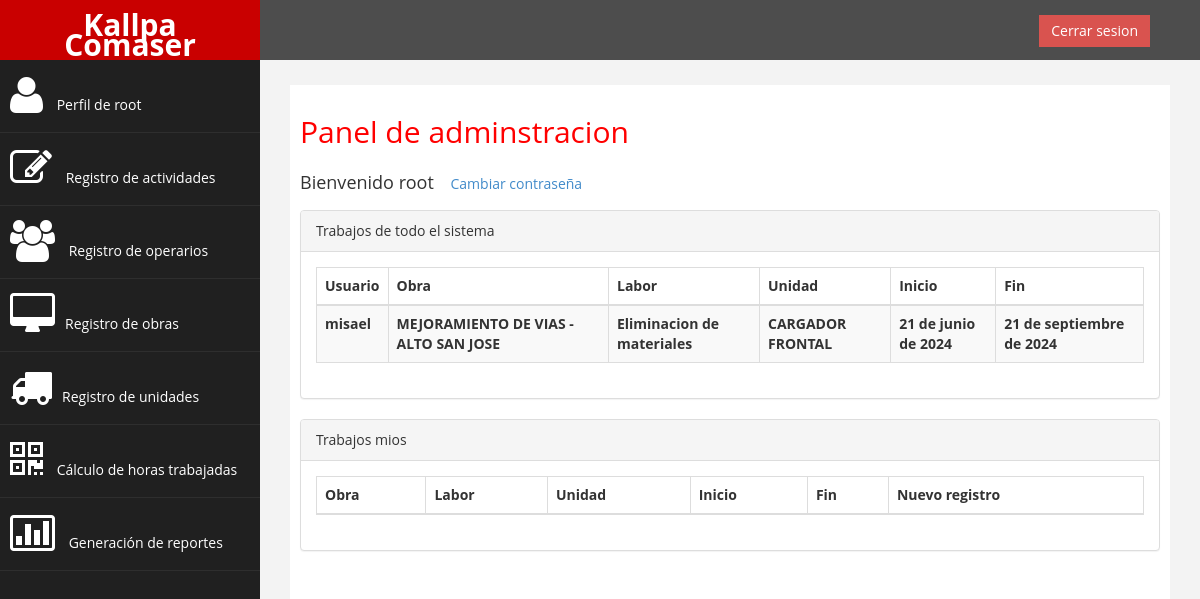
The app's page / (signed in) with its own data.
### sistemaLogeo/models.py (models this page shows, shortened)
class TRABAJO(models.Model):
    CodTra = models.AutoField(primary_key=True)
    CodLab = models.ForeignKey(LABOR, on_delete=models.CASCADE, db_column='CodLab')
    CodObra = models.ForeignKey(OBRA, related_name='trabajos', on_delete=models.CASCADE, db_column='CodObra')
    FecIni = models.DateField()
    FecFin = models.DateField()
    class Meta:
        constraints = [
            models.UniqueConstraint(fields=['CodLab', 'CodObra'], name='unique_CodLab_CodObra')
        ]

class LABOR(models.Model):
    CodLab = models.AutoField(primary_key=True)
    CodUsu = models.ForeignKey(User, on_delete=models.CASCADE, db_column='CodUsu')
    CodUni = models.ForeignKey(UNIDAD, related_name="labores", on_delete=models.CASCADE, db_column='CodUni')
    LabDes = models.CharField(max_length=60)
    class Meta:
        constraints = [
            models.UniqueConstraint(fields=['CodUsu', 'CodUni'], name='unique_codusu_coduni')
        ]

class OBRA(models.Model):
    CodObra = models.AutoField(primary_key=True)
    NomObra = models.CharField(max_length=60)
    NomCon = models.CharField(max_length=60)
    HorMin = models.IntegerField(null=False)

class UNIDAD(models.Model):
    CodUni = models.CharField(max_length=60, primary_key=True)
    NomUni = models.CharField(max_length=60)
    ModUni = models.CharField(max_length=60)
    PreHor = models.DecimalField(max_digits=10, decimal_places=2)
    HorUni = models.DecimalField(max_digits=10, decimal_places=2)

### sistemaLogeo/views.py (the view)
# urls.py: path('', index, name="index"),
@login_required
def index(request):
    user = request.user
    alert = False
    labores_usuario = LABOR.objects.filter(CodUsu=user)
    trabajos_asignados = TRABAJO.objects.filter(CodLab__in=labores_usuario)
    if user.is_superuser and user.is_staff:
        trabajos = TRABAJO.objects.all()
        return render(request, 'panelAdmin.html', {'alerta': alert,'trabajos': trabajos,'trabajos_asignados':trabajos_asignados})
    else:
        alert = True
        return render(request, 'panelUser.html', {'alerta': alert,'trabajos_asignados':trabajos_asignados})

### sistemaLogeo/templates/panelAdmin.html (shortened to what this page needs)
{% extends "base.html" %}
{% block content %}
<div class="row">
    <div class="col-md-12">
        <h2>Panel de adminstracion </h2>
        <h4>Bienvenido {{ user.username }} <a href="{% url 'cambiar_password'%}" class="btn square-btn-adjust">Cambiar
                contraseña</a> </h4>
    </div>
    <div class="col-md-12 col-sm-12 col-xs-12">
        <div class="panel panel-default">
            <div class="panel-heading">
                Trabajos de todo el sistema
            </div>
            <div class="panel-body">
                <div class="table-responsive">
                    <table class="table table-striped table-bordered table-hover">
                        <thead>
                            <tr>
                                <th>Usuario </th>
                                <th>Obra </th>
                                <th>Labor </th>
                                <th>Unidad </th>
                                <th>Inicio </th>
                                <th>Fin </th>
                            </tr>
                        </thead>
                        <tbody>
                            {% for trabajo in trabajos %}
                            <tr>
                                <th>{{ trabajo.CodLab.CodUsu.username }}</th>
                                <th>{{ trabajo.CodObra.NomObra }}</th>
                                <th>{{ trabajo.CodLab.LabDes }}</th>
                                <th>{{ trabajo.CodLab.CodUni.NomUni }}</th>
                                <th>{{ trabajo.FecIni }}</th>
                                <th>{{ trabajo.FecFin }}</th>
                            {% endfor %}
                        </tbody>
                    </table>
                </div>
            </div>
        </div>
    </div>
    <div class="col-md-12 col-sm-12 col-xs-12">
        <div class="panel panel-default">
            <div class="panel-heading">
                Trabajos mios
            </div>
            <div class="panel-body">
                <div class="table-responsive">
                    <table class="table table-striped table-bordered table-hover">
                        <thead>
                            <tr>
                                <th>Obra </th>
                                <th>Labor </th>
                                <th>Unidad </th>
                                <th>Inicio </th>
                                <th>Fin </th>
                                <th>Nuevo registro </th>
                            </tr>
                        </thead>
                    </table>
                </div>
            </div>
        </div>
    </div>
</div>
{% endblock %}

### sistemaLogeo/templates/base.html (shortened to what this page needs)
{% load static %}
<!DOCTYPE html>
<html lang="es">
<head>
    <link rel="stylesheet" type="text/css" href="{% static 'css/bootstrap.css' %}">
    <link rel="stylesheet" type="text/css" href="{% static 'css/custom.css' %}">
    <link rel="stylesheet" type="text/css" href="{% static 'css/font-awesome.css' %}">
</head>
<body>
    <div id="wrapper">
        <nav class="navbar navbar-default navbar-cls-top " role="navigation" style="margin-bottom: 0">
            <div class="navbar-header">
                <a class="navbar-brand" href="{% url 'index'%}">Kallpa Comaser</a>
            </div>
            <div style="color: white; padding: 15px 50px 5px 50px; float: right; font-size: 16px;">
                {% if user.is_authenticated %}
                <a href="{% url 'logout'%}" class="btn btn-danger square-btn-adjust">Cerrar sesion</a>
                {% else %}
                <a href="{% url 'login'%}" class="btn btn-danger square-btn-adjust">Iniciar sesion</a>
                {% endif %}
            </div>
        </nav>
        <nav class="navbar-default navbar-side" role="navigation">
            <div class="sidebar-collapse">
                <ul class="nav" id="main-menu">
                    {% if user.is_authenticated %}
                    <li>
                        <a href="{% url 'index'%}"><i class="fa fa-user fa-3x"></i> Perfil de {{ user.username }}</a>
                    </li>
                    <li>
                        <a href="{% url 'listar_registros'%}"><i class="fa fa-edit fa-3x"></i> Registro de actividades
                        </a>
                    </li>
                    {% if user.is_superuser or user.is_staff %}
                    <li>
                        <a href="{% url 'listar_usuarios'%}"><i class="fa fa-users fa-3x"></i> Registro de operarios</a>
                    </li>
                    <li>
                        <a href="{% url 'listar_obras'%}"><i class="fa fa-desktop fa-3x"></i>Registro de obras </a>
                    </li>
                    <li>
                        <a href="{% url 'listar_unidades'%}"><i class="fa fa-truck fa-3x"></i>Registro de unidades </a>
                    </li>
                    <li>
                        <a href="{% url 'calculo_horas'%}"><i class="fa fa-qrcode fa-3x"></i> Cálculo de horas
                            trabajadas</a>
                    </li>
                    <li>
                        <a href="{% url 'reportes_detallados' %}"><i class="fa fa-bar-chart-o fa-3x"></i> Generación de
                            reportes</a>
                    </li>
                    {% endif %}
                    {% endif %}
                </ul>
            </div>
        </nav>
        <div id="page-wrapper">
                <div id="page-inner">
                    {% block content %}{% endblock %}
                </div>
            </div>
        </div>
</body>
</html>

### sistemaLogeo/static/css/custom.css (style rules this page uses)
body { font-family: 'Open Sans', sans-serif; }
#wrapper { width: 100%; background: #202020; }
#page-wrapper { padding: 15px 15px; min-height: 600px; background: #F3F3F3; }
#page-inner { width: 100%; margin: 10px 20px 10px 0px; background-color: #fff !important; padding: 10px; min-height: 1200px; }
h2 { color: #f00; }
h4 { padding-top: 10px; }
.square-btn-adjust { border: 0px solid transparent; -webkit-border-radius: 0px; -moz-border-radius: 0px; border-radius: 0px; }
.navbar-cls-top .navbar-brand { color: #fff; background: #C90000; width: 260px; text-align: center; height: 60px; font-size: 30px; font-weight: 700; }
.sidebar-collapse, .sidebar-collapse .nav { background: none; }
.sidebar-collapse .nav { padding: 0; }
.sidebar-collapse .nav>li>a { color: #fff; background: #202020; text-shadow: none; }
.sidebar-collapse>.nav>li>a { padding: 15px 10px; }
.sidebar-collapse>.nav>li { border-bottom: 1px solid rgba(107, 108, 109, 0.19); }
.navbar-side { border: none; background-color: #202020; }
.navbar-cls-top { background: #4D4D4D; border-bottom: none; }
.navbar-default { border: 0px solid black; }
.navbar-header { background: #A70303; }
.nav>li>a>i { margin-right: 10px; }
@media (min-width:768px) { #page-wrapper { margin: 0 0 0 260px; padding: 15px 30px; min-height: 1200px; } }
@media (min-width:768px) { .navbar-side { z-index: 1; position: absolute; width: 260px; } }
@media (min-width:768px) { .navbar { border-radius: 0px; } }

### records on screen
TRABAJO: CodLab.CodUsu.username "misael", CodObra.NomObra "MEJORAMIENTO DE VIAS - ALTO SAN JOSE", CodLab.LabDes "Eliminacion de materiales", CodLab.CodUni.NomUni "CARGADOR FRONTAL", FecIni "21 de junio de 2024", FecFin "21 de septiembre de 2024"

### other values on screen
{{ user.username }} "root"
